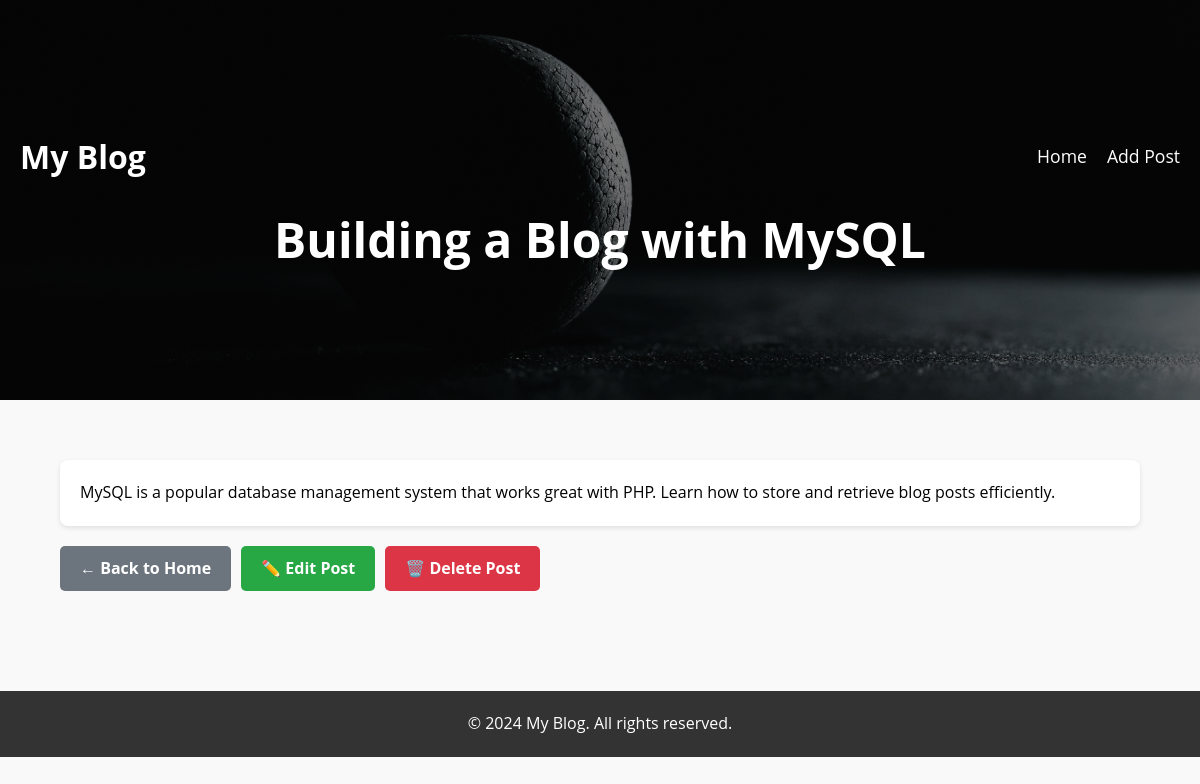
Page /view_post.php?id=3 on the committed database.
### tables this page shows
CREATE TABLE `posts` (
  `id` int(11) NOT NULL,
  `title` varchar(255) NOT NULL,
  `content` text NOT NULL,
  `created_at` timestamp NOT NULL DEFAULT current_timestamp()
);

### view_post.php (the view, shortened to what this page needs)
<?php
require_once 'functions.php';
$conn = new mysqli('localhost', 'root', '', 'blog');
if (isset($_GET['id']) && is_numeric($_GET['id'])) {
    $id = $_GET['id'];
    $stmt = $conn->prepare("SELECT * FROM posts WHERE id = ?");
    $stmt->bind_param('i', $id);
    $stmt->execute();
    $result = $stmt->get_result();
    if ($result->num_rows > 0) {
        $row = $result->fetch_assoc();
        $title = htmlentities($row['title']);
        $content = format_content($row['content']);
        $postFound = true;
    } else {
        $title = 'Post not found';
        $content = '<p>The post you are looking for does not exist.</p>';
        $postFound = false;
    }
} else {
    header('Location: index.php');
    exit;
}
?>
<!DOCTYPE html>
<html lang="en">
<head>
    <link rel="stylesheet" href="styles.css">
</head>
<body>
    <header class="banner">
        <div class="navbar">
            <div class="logo">My Blog</div>
            <nav>
                <ul>
                    <li><a href="index.php">Home</a></li>
                    <li><a href="add_post.php">Add Post</a></li>
                </ul>
            </nav>
        </div>
        <div class="banner-text">
            <h1><?php echo $title; ?></h1>
        </div>
    </header>
    <main>
        <div class="container">
            <?php if ($postFound): ?>
                <div class="post">
                    <?php echo $content; ?>
                </div>
                <div class="post-actions">
                    <a href="index.php" class="btn btn-back">← Back to Home</a>
                    <a href="edit_post.php?id=<?php echo $id; ?>" class="btn btn-edit">✏️ Edit Post</a>
                    <a href="delete_post.php?id=<?php echo $id; ?>" class="btn btn-delete" onclick="return confirm('Are you sure you want to delete this post? This action cannot be undone.');">🗑️ Delete Post</a>
                </div>
            <?php else: ?>
                <p>The post you are looking for does not exist.</p>
                <a href="index.php" class="btn btn-back" style="margin-top: 20px;">← Back to Home</a>
            <?php endif; ?>
        </div>
    </main>
    <footer>
        <p>© 2024 My Blog. All rights reserved.</p>
    </footer>
</body>
</html>

### functions.php (shortened to what this page needs)
<?php
function format_content($content) {
    $content = htmlspecialchars($content);
    $content = preg_replace('/^### (.+)$/m', '<h3>$1</h3>', $content);
    $content = preg_replace('/^## (.+)$/m', '<h2>$1</h2>', $content);
    $content = preg_replace('/^# (.+)$/m', '<h1>$1</h1>', $content);
    $content = preg_replace('/^---+$/m', '<hr>', $content);
    $content = preg_replace('/^\*\*\*+$/m', '<hr>', $content);
    $content = preg_replace('/\*\*(.+?)\*\*/', '<strong>$1</strong>', $content);
    $content = preg_replace('/\*(.+?)\*/', '<em>$1</em>', $content);
    $content = nl2br($content);
    return $content;
}
?>

### styles.css (style rules this page uses)
body, h1, h2, h3, p, ul, li, a { margin: 0; padding: 0; list-style: none; text-decoration: none; }
body { font-family: 'Open Sans', Arial, sans-serif; line-height: 1.6; background-color: #f9f9f9; color: black; }
.container { width: 90%; max-width: 1200px; margin: 0 auto; padding: 20px 0; }
.banner { background: linear-gradient(to bottom, rgba(0, 0, 0, 0.5), rgba(0, 0, 0, 0.5)), url('banner-image.png') no-repeat center center/cover; height: 400px; color: #fff; text-align: center; display: flex; flex-direction: column; justify-content: center; }
.navbar { display: flex; justify-content: space-between; align-items: center; padding: 20px; }
.logo { font-size: 2em; font-weight: bold; }
.navbar ul { display: flex; }
.navbar li { margin-left: 20px; }
.navbar a { color: #fff; font-size: 1.1em; transition: color 0.3s; }
.banner-text h1 { font-size: 3em; margin-bottom: 10px; }
main { padding: 40px 0; }
.post { background: #fff; margin-bottom: 20px; padding: 20px; border-radius: 8px; box-shadow: 0 2px 5px rgba(0, 0, 0, 0.1); }
.btn { display: inline-block; padding: 10px 20px; font-size: 16px; font-weight: bold; text-align: center; text-decoration: none; color: #fff; background-color: #007bff; border: none; border-radius: 5px; cursor: pointer; transition: background-color 0.3s; }
footer { background: #333; color: #fff; text-align: center; padding: 20px 0; margin-top: 40px; }
footer p { margin: 0; }

### view_post.php (style rules this page uses)
.post-actions { margin-top: 20px; display: flex; gap: 10px; flex-wrap: wrap; }
.btn-edit { background-color: #28a745; }
.btn-delete { background-color: #dc3545; }
.btn-back { background-color: #6c757d; }

### rows in the picture
posts: title "Building a Blog with MySQL", content "MySQL is a popular database management system that works great with PHP. Learn how to store and retrieve blog posts efficiently."
